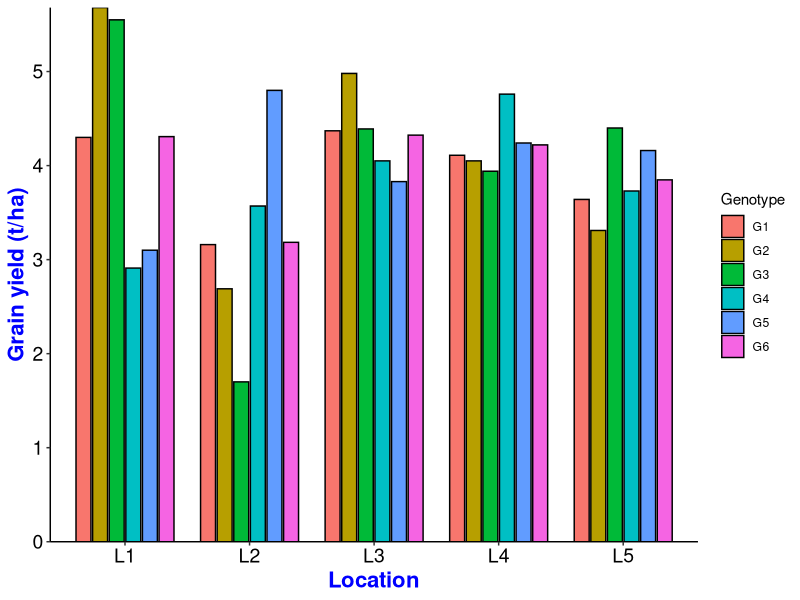
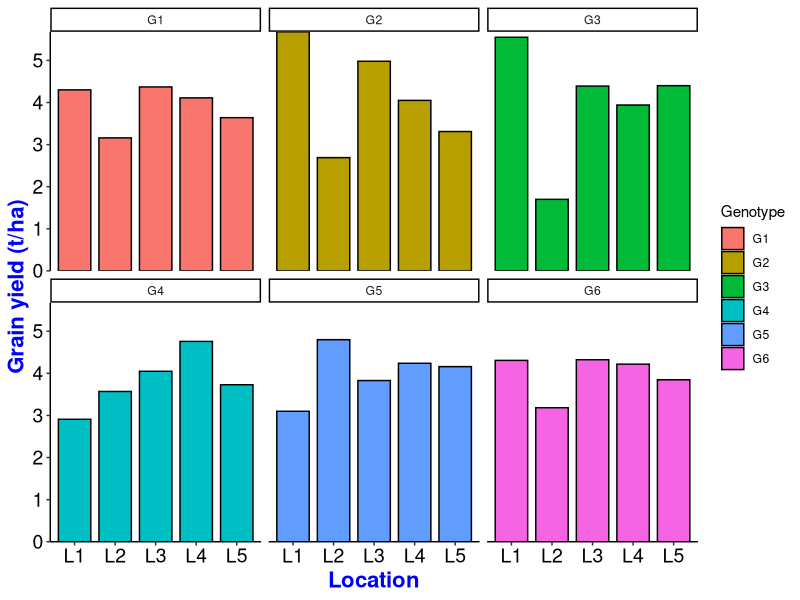
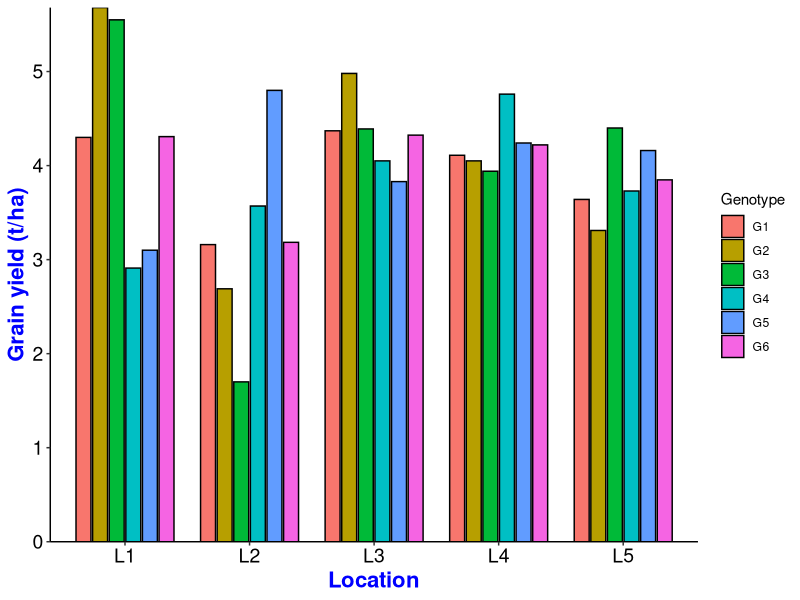
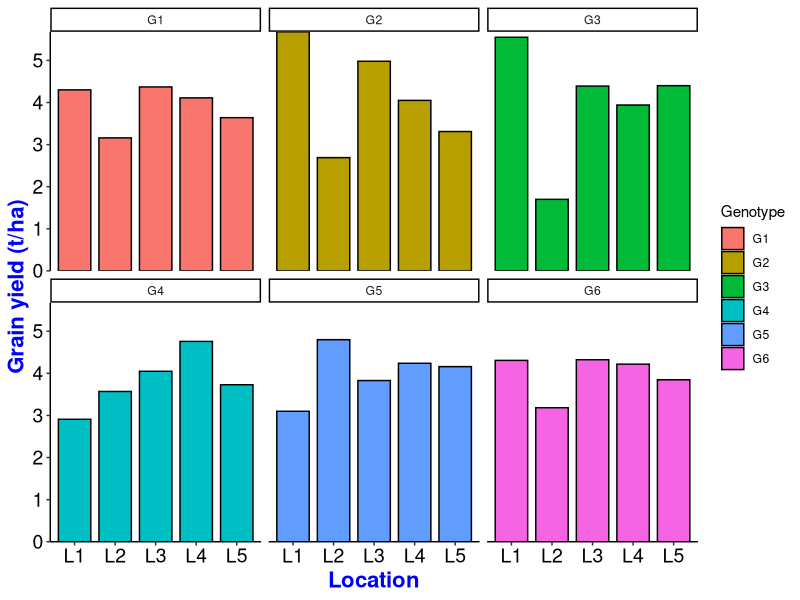

The R script that drew these images, in order:
### Draw a Bar plot
R<-read.csv("Bar plot Graph.csv")
R
attach(R)
library(ggplot2)

###
ggplot(R,aes(Location,GY,fill=Genotype))+
  geom_bar(stat = "identity",position = position_dodge2(),
           color="black",width = 0.8)+
  xlab("Location")+
  ylab("Grain yield (t/ha)")+
  theme_classic()+
  theme(axis.title.x = element_text(size = 16,color = "blue",face = "bold"),
        axis.title.y = element_text(size = 16,color = "blue",face = "bold"),
        axis.text.x = element_text(size = 14,color = "black",angle = 0),
        axis.text.y = element_text(size = 14,color = "black",angle = 0))+
  scale_y_continuous(expand = c(0,0))

ggsave("Barplot figure.tiff",height = 7,width = 14,dpi=200)
## Facet genotype
###
ggplot(R,aes(Location,GY,fill=Genotype))+
  geom_bar(stat = "identity",position = position_dodge2(),
           color="black",width = 0.8)+
  xlab("Location")+
  ylab("Grain yield (t/ha)")+
  theme_classic()+
  theme(axis.title.x = element_text(size = 16,color = "blue",face = "bold"),
        axis.title.y = element_text(size = 16,color = "blue",face = "bold"),
        axis.text.x = element_text(size = 14,color = "black",angle = 0),
        axis.text.y = element_text(size = 14,color = "black",angle = 0))+
  scale_y_continuous(expand = c(0,0))+
  facet_wrap(.~Genotype)
ggsave("Barplot figure1.tiff",height = 7,width = 14,dpi=200)
#### End
